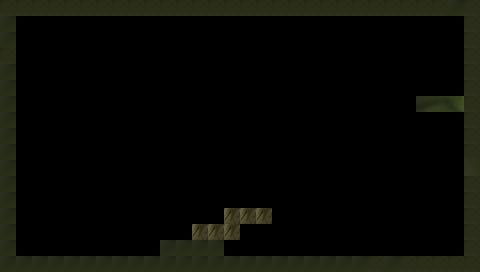

The image is a tile-based game level rendered from a .tmx file. Its description and complete source (layers, tilesets, objects, tile grids) follow:
An orthogonal 30x17 tile map with 16x16 px tiles, 1 tile layer (Tile Layer 1) and 1 object.

<map version="1.0" tiledversion="2017.10.11" orientation="orthogonal" renderorder="right-down" width="30" height="17" tilewidth="16" tileheight="16" infinite="0" nextobjectid="5">
 <tileset firstgid="1" source="bnj.tsx" />
 <layer name="Tile Layer 1" width="30" height="17">
  <data encoding="csv">
334,334,334,334,334,334,334,334,334,334,334,334,334,334,334,334,334,334,334,334,334,334,334,334,334,334,334,334,333,334,
333,0,0,0,0,0,0,0,0,0,0,0,0,0,0,0,0,0,0,0,0,0,0,0,0,0,0,0,0,334,
333,0,0,0,0,0,0,0,0,0,0,0,0,0,0,0,0,0,0,0,0,0,0,0,0,0,0,0,0,334,
334,0,0,0,0,0,0,0,0,0,0,0,0,0,0,0,0,0,0,0,0,0,0,0,0,0,0,0,0,334,
333,0,0,0,0,0,0,0,0,0,0,0,0,0,0,0,0,0,0,0,0,0,0,0,0,0,0,0,0,334,
333,0,0,0,0,0,0,0,0,0,0,0,0,0,0,0,0,0,0,0,0,0,0,0,0,0,0,0,0,334,
333,0,0,0,0,0,0,0,0,0,0,0,0,0,0,0,0,0,0,0,0,0,0,0,0,0,188,189,190,334,
333,0,0,0,0,0,0,0,0,0,0,0,0,0,0,0,0,0,0,0,0,0,0,0,0,0,0,0,0,334,
333,0,0,0,0,0,0,0,0,0,0,0,0,0,0,0,0,0,0,0,0,0,0,0,0,0,0,0,0,334,
333,0,0,0,0,0,0,0,0,0,0,0,0,0,0,0,0,0,0,0,0,0,0,0,0,0,0,0,0,334,
333,0,0,0,0,0,0,0,0,0,0,0,0,0,0,0,0,0,0,0,0,0,0,0,0,0,0,0,0,394,
333,0,0,0,0,0,0,0,0,0,0,0,0,0,0,0,0,0,0,0,0,0,0,0,0,0,0,0,0,334,
333,0,0,0,0,0,0,0,0,0,0,0,0,0,0,0,0,0,0,0,0,0,0,0,0,0,0,0,0,334,
333,0,0,0,0,0,0,0,0,0,0,0,0,0,863,863,863,0,0,0,0,0,0,0,0,0,0,0,0,334,
333,0,0,0,0,0,0,0,0,0,0,0,863,863,863,0,0,0,0,0,0,0,0,0,0,0,0,0,0,334,
333,0,0,0,0,0,0,0,0,0,333,333,333,333,0,0,0,0,0,0,0,0,0,0,0,0,0,0,0,334,
333,333,333,333,333,333,333,333,333,333,333,333,333,333,333,333,333,333,333,333,333,333,333,334,333,334,334,334,334,334
</data>
 </layer>
 <objectgroup name="collision_layer">
  <object id="3" x="16" y="16">
   <polyline points="0,0 0.666667,238.667 144,240 144.667,223.333 175.333,223.333 176,208 207.333,207.333 208.667,191.333 256,191.333 256,207.333 224.667,208 224,222.667 207.333,224 207.333,238 207.333,239.333 447.333,238.667 447.333,95.3333 400,96 400.667,78.6667 448.667,79.3333 447.333,-1.33333 0,0" />
  </object>
 </objectgroup>
</map>
